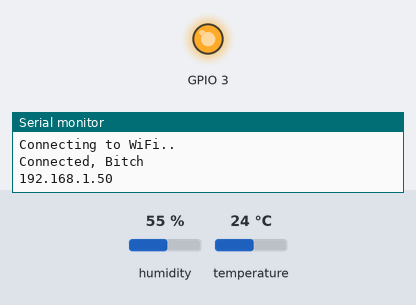
Simulated run of this program. Board: ESP32-C3. Shown: output pins drawn as LEDs (lit = HIGH), the last lines printed to the serial monitor. The inputs (shaded band) are chosen by the test bench; at power-on: humidity 55 %, temperature 24 °C. WiFi joins after 1.5 s; servers stay silent unless stated. At 10.0 s the program puts the board to deep sleep or switches it off; the recording ends there.

Above: at 3.1 s.
At 8.1 s:
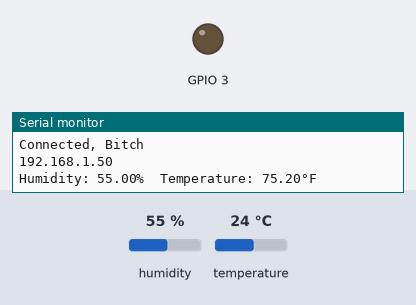
Timing chart, 0 to 9.6 s (numbered marks = the images above):
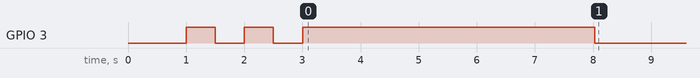

Measured:
- by itself, GPIO 3: goes LOW 0.50 s, HIGH 0.50 s, LOW 0.50 s, HIGH 5.0 s, then LOW

The program:

main.cpp
```cpp
#include <Arduino.h>
#include "WiFi.h"
#include "ArduinoHttpClient.h"
#include <Adafruit_Sensor.h>
#include <DHT.h>
#include <WiFiUdp.h>
// put function declarations here:


// defines
#define DHTPIN 4
#define DHTTYPE DHT11
#define MonPin 0
#define uS_TO_S_FACTOR 1000000ULL // Conversion factor for micro seconds to seconds
#define TIME_TO_SLEEP 240 // Time ESP32 will go to sleep (in seconds)

// Unit Numbering
#define UNITNUM 1
#define LOCATION "MUDROOM"


//objects
DHT dht(DHTPIN, DHTTYPE);
WiFiUDP udp;
// var declarations
const char* ssid = "YOUR_WIFI_SSID";
const char* password = "YOUR_WIFI_PASSWORD";


// Define your static IP, gateway, and subnet
IPAddress local_IP(192, 168, 5, UNITNUM); // Choose an unused IP on your network
IPAddress gateway(192, 168, 1, 1);    // Your router's IP
IPAddress subnet(255, 255, 240, 0);  // Your network's subnet mask
IPAddress primaryDNS(192, 168, 1, 1);    // Target

// Commented out because fuck the ADC on the esp32
// const int battFull = 2600;  // voltage when battery is full
// const int battEmpty = 1600; // voltage when battery is empty

const char* udpAddress = "192.168.1.100"; // e.g., "192.168.1.100" or "255.255.255.255"
const int udpPort = 5052;
int VPercent = 0;
int AVal = 0;
int Fuck = 0;
WiFiClient wifi;
//HttpClient client = HttpClient(wifi, "192.168.1.179", 8080);
int status = WL_IDLE_STATUS;


void setup() {
  // WiFi.mode(WIFI_OFF);
  Serial.begin(9600);
  // delay(10000);
  Serial.println("Serial Started");
  WiFi.disconnect(true);
  pinMode(3, OUTPUT);
  // Not bothering to check battery status
  //AVal = analogRead(MonPin);
  //VPercent = (AVal - 1600) / 10 ;
  // btStop();
  dht.begin();
  // delay(5000); // wait for console opening
  // setCpuFrequencyMhz(80);
  //Serial.print("XTAL crystal frequency: ");
  //uint32_t x = getXtalFrequencyMhz();
  //uint32_t y = getCpuFrequencyMhz();
  //Serial.println(x);
  //Serial.print("Current frequency: ");
  //Serial.println(y);
  // Connect to Wi-Fi
  WiFi.mode(WIFI_STA);

  if (!WiFi.config(local_IP, gateway, subnet, primaryDNS)){
     Serial.println("STA Failed to configure");
   }

  WiFi.disconnect(true);
  delay(1000);
  WiFi.begin(ssid, password);
  while (WiFi.status() != WL_CONNECTED) {
    digitalWrite(3, HIGH);
    delay(500);
    Serial.println("Connecting to WiFi..");
    digitalWrite(3, LOW);
    delay(500);
    Fuck += 1;
    if (Fuck > 10){
      Serial.println("I BRING DISHONORU UPON MY FAMIRY!!!");
      delay(500);
      ESP.restart(); // Program self-katanas if it doesnt connect in a reasonable time frame
    }
  }
  Serial.println("Connected, Bitch");
  Serial.println(WiFi.localIP());
  // Serial.print("Current battery percentage: ");
  // Not bothering to check battery status
  //Serial.print(VPercent);
  //Serial.println("%");
  //Serial.println(AVal);

  digitalWrite(3, HIGH);
  delay(4000); // Sensor wont work without delay

}

void loop() {


  float h = dht.readHumidity();
  float f = dht.readTemperature(true);
  Serial.print(F("Humidity: "));
  Serial.print(h);
  Serial.print(F("%  Temperature: "));
  Serial.print(f);
  Serial.print(F("°F"));

  udp.beginPacket(udpAddress, udpPort);
  udp.printf("Humidity:%f",h);
  udp.printf(" Temperature:%f",f);
  udp.printf(" Location:%s",LOCATION);
  udp.printf("\n");
  // udp.printf("Hello from ESP32! Millis: %lu", millis());
  udp.endPacket();
  delay(1000);
  // put your main code here, to run repeatedly:
  // client.get("/"+String(h)+","+f);
  // int statusCode = client.responseStatusCode();
  // client.stop();
  //String response = client.responseBody();
  // Serial.print("Status code: ");
  // Serial.println(statusCode);
  //Serial.print("Response: ");
  //Serial.println(response);

  // Old method of delaying send
  // delay(30000);

  // Commenting out because it seems to have an issue with reconnecting to wifi in a timely manner
  digitalWrite(3, LOW);
  esp_sleep_enable_timer_wakeup(TIME_TO_SLEEP * uS_TO_S_FACTOR);
  WiFi.disconnect(true);
  delay(2000);
  esp_deep_sleep_start();
}
```
